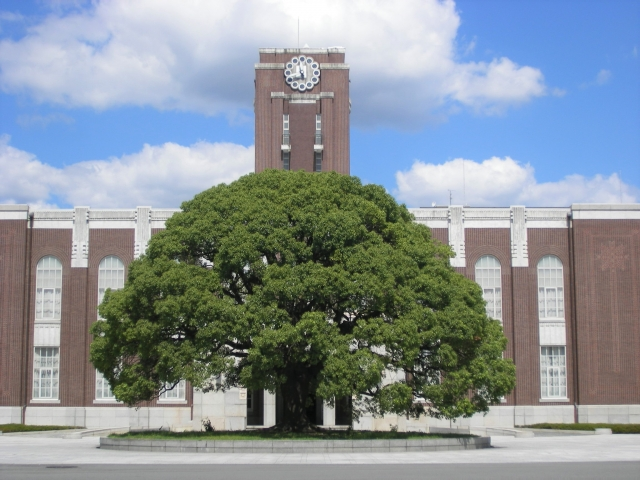
#> input picture images/kyoto-university.jpg, 640 x 480 px
$ python img_encrypt.py
#> lines starting #> are read from the running program, lines starting #| are printed output that depends on the picture
#> the answer given: images/kyoto-university.jpg
from PIL import Image
import random

def scramble_image(input_img_path, output_img_path, key, decrypt=False):
#> called with input_img_path = 'images/kyoto-university.jpg', output_img_path = 'scrambled.png', key = 2025, decrypt = False
    img = Image.open(input_img_path)
#> img is the input picture: PIL image 640x480 RGB; mean R, G, B 137.6, 147.5, 153
    img = img.convert("RGB")
    width, height = img.size
#> width = 640; height = 480

    # 全ピクセルの座標リストを作成 [(0,0), (1,0), ..., (w-1, h-1)]
    coordinates = [(x, y) for y in range(height) for x in range(width)]

    # 鍵（パスワード）を元に乱数の「種」を固定する
    # これにより、同じ鍵なら毎回同じシャッフル結果になる
    random.seed(key)

    # シャッフルされた座標リストを作成
    shuffled_coordinates = coordinates[:] # コピーを作成
    random.shuffle(shuffled_coordinates)

    # 新しい画像を作成
    new_img = Image.new("RGB", (width, height))
#> new_img: PIL image 640x480 RGB; every value is 0

    # 元の画像のピクセルを取得
    original_pixels = img.load()
    new_pixels = new_img.load()

    total_pixels = width * height
#> total_pixels = 307200

    if decrypt:
        # 【復号モード】: ぐちゃぐちゃの座標から元の座標に戻す
        # shuffled の位置にあるピクセルを、元の coordinates の位置に戻す
        for i in range(total_pixels):
            orig_x, orig_y = coordinates[i]      # 本来あるべき場所
            shuf_x, shuf_y = shuffled_coordinates[i] # 今ある場所（暗号画像上の位置）

            # 暗号画像の色を取得して、正しい位置に置く
            new_pixels[orig_x, orig_y] = original_pixels[shuf_x, shuf_y]
    else:
        # 【暗号化モード】: 元の座標からぐちゃぐちゃの座標へ移動
        for i in range(total_pixels):
            orig_x, orig_y = coordinates[i]      # 元の画像の場所
            shuf_x, shuf_y = shuffled_coordinates[i] # 移動先の場所

            # 元の画像の色を取得して、シャッフル位置に置く
            new_pixels[shuf_x, shuf_y] = original_pixels[orig_x, orig_y]

    new_img.save(output_img_path)
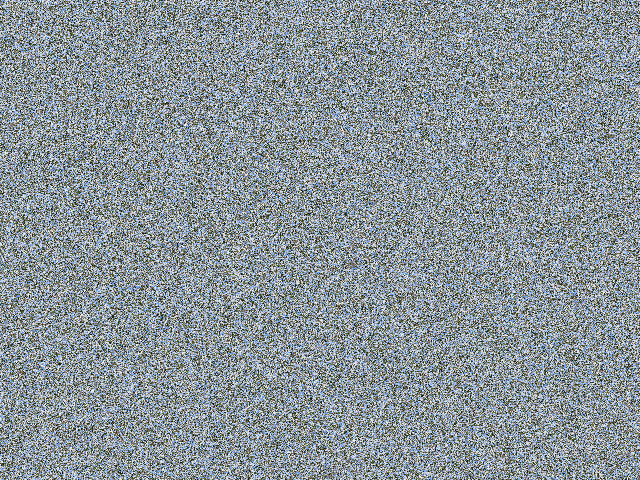
#> saved as scrambled.png: PIL image 640x480 RGB; mean R, G, B 137.6, 147.5, 153
    print(f"処理完了: {output_img_path}")

# --- 実行部分 ---
key = 2025 # これが鍵になります

# 暗号化
img_path = input('暗号化したい画像のパスを入力してください。(ex:images/beengineer.png)：')
scramble_image(img_path, "scrambled.png", key, decrypt=False)

# 復号
#> (the run stopped early here; a loop or call above may not have finished)
